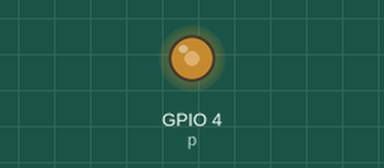
This program was run on a simulated Raspberry Pi (BCM pin numbers). Shown: output pins drawn as LEDs (lit = HIGH). At 1.6 s the program stops and its outputs stay as they are.

Above: at 0.1 s.
At 1.7 s:
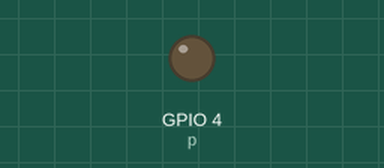
Timing chart, 0 to 3.1 s (numbered marks = the images above):
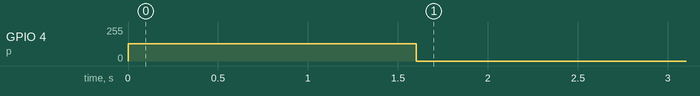

The program:

music.py
```python
#!/usr/bin/python3

import RPi.GPIO as GPIO
import time

GPIO.setmode(GPIO.BCM)
GPIO.setup(4, GPIO.OUT)
p = GPIO.PWM(4, 50)
p.start(50)

# Do
p.ChangeFrequency(523)
time.sleep(1)

p.ChangeFrequency(587)
time.sleep(0.2)

p.ChangeFrequency(659)
time.sleep(0.2)

p.ChangeFrequency(698)
time.sleep(0.1)

p.ChangeFrequency(784)
time.sleep(0.1)

p.stop()
GPIO.cleanup()
```

Measured:
- by itself, GPIO 4 (p): 0/255 → 128/255 at 0.00 s, → 0/255 1.6 s later
